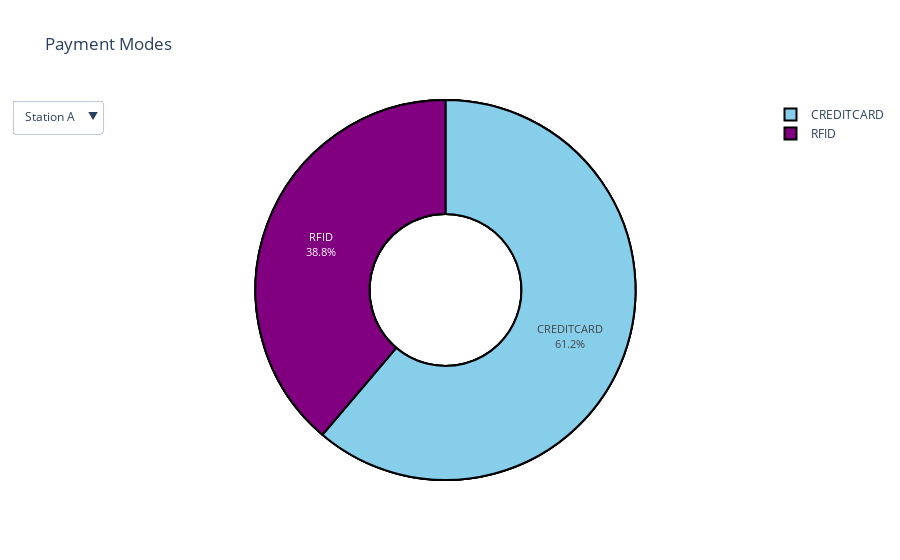

The notebook cell saved with this chart:
### Code cell
##Payment type pie chart
fig = go.Figure()
fig.add_trace(go.Pie(labels=paymentlabels,values=paysizesA,name="Payment Modes"))
fig.add_trace(go.Pie(labels=paymentlabels,values=paysizesB,name="Payment Modes"))
fig.add_trace(go.Pie(labels=paymentlabels,values=pay,name="Payment Modes"))

fig.update_layout(updatemenus=[
        go.layout.Updatemenu(
            active=0,
            buttons=list([
                dict(label="Station A",
                     method="restyle",
                     args=[{"visible": [True, False, False]},
                           {"title": "Station A"}]),
                dict(label="Station B",
                     method="restyle",
                     args=[{"visible": [False, True, False]},
                           {"title": "Station B"}]),
                dict(label="Both",
                     method="restyle",
                     args=[{"visible": [False, False, True]},
                           {"title": "Both"}])]),)])
fig.update_layout(title_text="Payment Modes")                     
fig.update_traces(hole=.4,hoverinfo='value', textinfo='label+percent', textfont_size=11, marker=dict(colors=colors, line=dict(color='#000000', width=2)))
fig.show()

### Figure 1 — Plotly figure (JSON) as saved in the notebook; plotly's stock layout.template omitted (floating-point values rounded to 4 significant figures)
{"data": [{"hole": 0.4, "hoverinfo": "value", "labels": ["RFID", "CREDITCARD"], "marker": {"colors": ["purple", "skyblue"], "line": {"color": "#000000", "width": 2}}, "name": "Payment Modes", "textfont": {"size": 11}, "textinfo": "label+percent", "type": "pie", "values": [2424, 3778]}, {"hole": 0.4, "hoverinfo": "value", "labels": ["RFID", "CREDITCARD"], "marker": {"colors": ["purple", "skyblue"], "line": {"color": "#000000", "width": 2}}, "name": "Payment Modes", "textfont": {"size": 11}, "textinfo": "label+percent", "type": "pie", "values": [2620, 1630]}, {"hole": 0.4, "hoverinfo": "value", "labels": ["RFID", "CREDITCARD"], "marker": {"colors": ["purple", "skyblue"], "line": {"color": "#000000", "width": 2}}, "name": "Payment Modes", "textfont": {"size": 11}, "textinfo": "label+percent", "type": "pie", "values": [4054, 6398]}], "layout": {"autosize": true, "title": {"text": "Payment Modes"}, "updatemenus": [{"active": 0, "buttons": [{"args": [{"visible": [true, false, false]}, {"title": "Station A"}], "label": "Station A", "method": "restyle"}, {"args": [{"visible": [false, true, false]}, {"title": "Station B"}], "label": "Station B", "method": "restyle"}, {"args": [{"visible": [false, false, true]}, {"title": "Both"}], "label": "Both", "method": "restyle"}]}]}}
